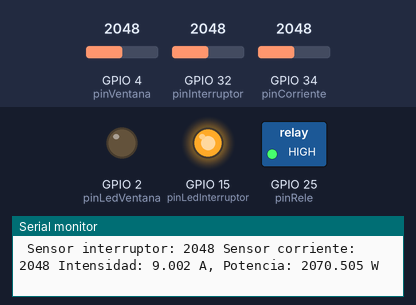
Simulated run of this sketch. Board: ESP32. Shown: switched loads named in the sketch (green lamp = pin HIGH), output pins drawn as LEDs (lit = HIGH), the last lines printed to the serial monitor. The test bench sets the inputs (shaded band); at power-on: GPIO 4 (pinVentana) = 2048, GPIO 32 (pinInterruptor) = 2048, GPIO 34 (pinCorriente) = 2048.

Above: at 1.2 s.
1.3 s: GPIO 4 (pinVentana) set to 3860
7.3 s: GPIO 4 (pinVentana) set to 3937
At 9.3 s:
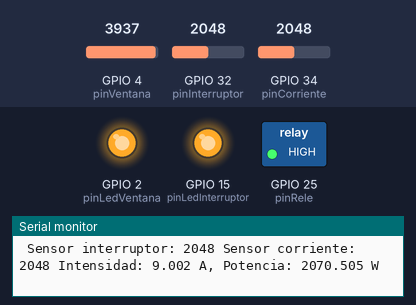
13.3 s: GPIO 32 (pinInterruptor) set to 0
At 13.8 s:
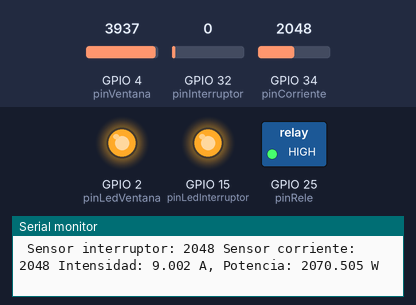
14.8 s: GPIO 32 (pinInterruptor) set to 491
At 17.2 s:
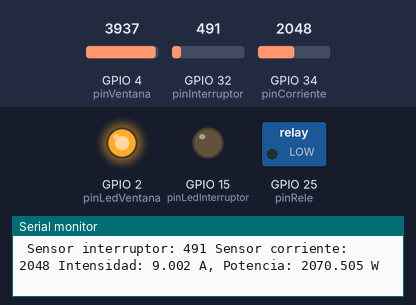
20.8 s: GPIO 4 (pinVentana) set to 3603
At 25.0 s:
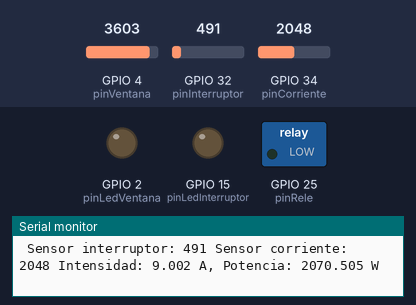
Timing chart, 0 to 27.8 s (numbered marks = the images above; inputs shaded):
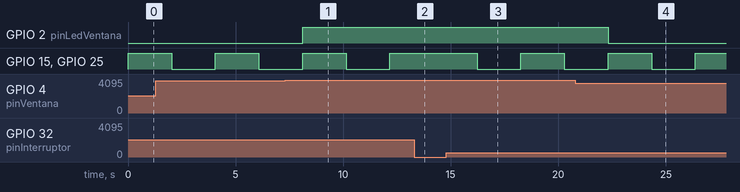

The sketch:

MH_Huella_Carbono.ino
```cpp
int pinCorriente= 34;
int pinInterruptor = 32;
int pinRele = 25;
int pinLedInterruptor = 15;
int pinVentana = 4;
int pinLedVentana = 2;
int interruptorVal = 0;
int ventanaVal = 0;
int sensorVal = 0;
float tension= 230.0;
float factorCoreccion= 1.8;
boolean rele_on = false;

void setup(){
Serial.begin(9600);

pinMode(pinCorriente,INPUT);
pinMode(pinInterruptor,INPUT);
pinMode(pinVentana,INPUT);
pinMode(pinRele,OUTPUT);
pinMode(pinLedInterruptor,OUTPUT);
pinMode(pinLedVentana,OUTPUT);

digitalWrite(pinLedInterruptor,LOW);
digitalWrite(pinLedVentana,LOW);
}

void loop(){

  interruptorVal = analogRead(pinInterruptor);
  ventanaVal = analogRead(pinVentana);

  if(interruptorVal>0){

    if(rele_on == true){
      digitalWrite(pinRele,LOW);
      digitalWrite(pinLedInterruptor,LOW);
      rele_on=false;
    }
    else if(rele_on==false){
      digitalWrite(pinRele,HIGH);
      digitalWrite(pinLedInterruptor,HIGH);
      rele_on=true;

    }
  }
  if(ventanaVal > 3900){
    digitalWrite(pinLedVentana,HIGH);
  }
  else {
    digitalWrite(pinLedVentana,LOW);
  }

  int sensorCorriente = analogRead(pinCorriente);
  float voltajeSensor = analogRead(pinCorriente)* (factorCoreccion/ 4095.0);
  float corriente=voltajeSensor*10.0;
  float P=corriente*tension;
  Serial.print(" Sensor interruptor: "),
  Serial.print(interruptorVal);
  Serial.print(" Sensor corriente: "),
  Serial.print(sensorCorriente);
  Serial.print(" Intensidad: ");
  Serial.print(corriente,3);
  Serial.print(" A, Potencia: ");
  Serial.print(P,3);
  Serial.println(" W");

  delay(2000);

}
```

Measured:
- the behaviour switches between 3900 and 3901 on GPIO 4 (pinVentana) (found by bisection; images 0 and 1)
- after the input at 7.3 s, GPIO 2 (pinLedVentana): LOW → HIGH after 0.82 s
- after the input at 13.3 s, GPIO 15 (pinLedInterruptor), GPIO 25 (pinRele): stays HIGH (without the input it goes to LOW after 0.91 s)
- after the input at 14.8 s, GPIO 15 (pinLedInterruptor), GPIO 25 (pinRele): HIGH → LOW after 1.4 s, → HIGH 2.0 s later, → LOW 2.0 s later
- after the input at 20.8 s, GPIO 2 (pinLedVentana): HIGH → LOW after 1.5 s
